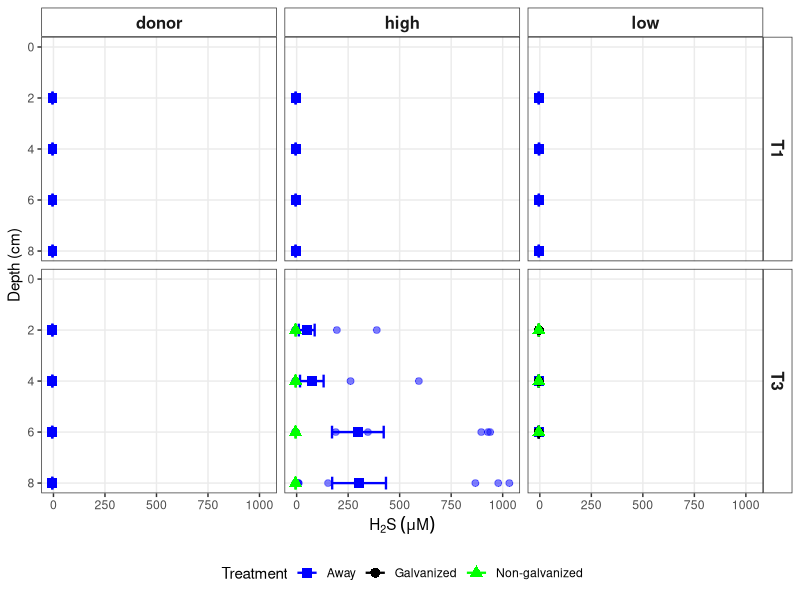

This figure's R source: (Note: this script raises an error after producing the figure.)
# Load required libraries
library(ggplot2)
library(tidyverse)

# load data
data<- read.csv("raw_data/sulfide.csv")

# Create the plot
# Load required libraries
library(ggplot2)
library(dplyr)

# First, standardize NG/ng to be consistent
data <- data %>%
  mutate(type = case_when(
    type %in% c("ng", "NG") ~ "ng",
    TRUE ~ type))

#create a columne that has unique_core_id
data <- data %>%
  mutate(unique_core_id = paste(site, time_point, core, sep = "_"))

# Create averaged data with standard error for each depth, type, site, and timepoint
data_avg <- data %>%
  group_by(site, type, depth_cm, time_point) %>%
  summarise(
    h2s_avg = mean(h2s, na.rm = TRUE),
    h2s_se = sd(h2s, na.rm = TRUE) / sqrt(n()),
    .groups = "drop")

#look at data
# Count cores for each combination
core_counts <- data %>%
  group_by(site, type, depth_cm, time_point) %>%
  summarise(n_cores = n_distinct(unique_core_id),
            .groups = 'drop')
print(core_counts)

# Or if you want to see it as a wider table
core_counts_wide <- core_counts %>%
  pivot_wider(names_from = c(time_point, type), 
              values_from = n_cores)
core_counts_wide

# Create the plot
ggplot() +
  # All individual data points (colored by type)
  geom_point(data = data, 
             aes(x = h2s, y = depth_cm, color = type), 
             size = 2, alpha = 0.5) +
  # Error bars for averages
  geom_errorbarh(data = data_avg, 
                 aes(xmin = h2s_avg - h2s_se, 
                     xmax = h2s_avg + h2s_se, 
                     y = depth_cm, 
                     color = type),
                 height = 0.5, 
                 linewidth = 0.8) +
  # Average points (shaped by type)
  geom_point(data = data_avg, 
             aes(x = h2s_avg, y = depth_cm, shape = type, color = type), 
             size = 3) +
  #add core counts
  geom_text(data = core_counts, 
            aes(x = depth_cm, y = Inf, label = paste0("n=", n_cores)),
            vjust = 1.5, size = 3, color = "black") +
  facet_grid(time_point ~ site) +
  scale_y_reverse() +
  coord_cartesian(ylim = c(max(data$depth_cm, na.rm = TRUE), 0)) +
  scale_color_manual(
    values = c("g" = "black", "ng" = "green", "away" = "blue"),
    labels = c("g" = "Galvanized", "ng" = "Non-galvanized", "away" = "Away")) +
  scale_shape_manual(
    values = c("g" = 16, "ng" = 17, "away" = 15),
    labels = c("g" = "Galvanized", "ng" = "Non-galvanized", "away" = "Away")) +
  labs(x = expression(H[2]*S~(mu*M)), 
       y = "Depth (cm)", 
       color = "Treatment", 
       shape = "Treatment") +
  theme_bw() +
  theme(
    panel.grid.minor = element_blank(),
    legend.position = "bottom",
    strip.background = element_rect(fill = "white"),
    strip.text = element_text(face = "bold", size = 12))



##only T3
# Load required libraries
library(ggplot2)
library(dplyr)

# First, standardize NG/ng to be consistent and filter for T3 only
data <- data %>%
  mutate(type = case_when(
    type %in% c("ng", "NG") ~ "ng",
    TRUE ~ type)) %>%
  filter(timepoint == "T3")  # Filter for T3 only

# Create averaged data with standard error for each depth, type, and site
data_avg <- data %>%
  group_by(site, type, depth_cm) %>%
  summarise(
    h2s_avg = mean(h2s, na.rm = TRUE),
    h2s_se = sd(h2s, na.rm = TRUE) / sqrt(n()),
    .groups = "drop"
  )

# Create the plot
ggplot() +
  # All individual data points (colored by type)
  geom_point(data = data, 
             aes(x = h2s, y = depth_cm, color = type), 
             size = 2, alpha = 0.5) +
  # Error bars for averages
  geom_errorbarh(data = data_avg, 
                 aes(xmin = h2s_avg - h2s_se, 
                     xmax = h2s_avg + h2s_se, 
                     y = depth_cm, 
                     color = type),
                 height = 0.5, 
                 linewidth = 0.8) +
  # Average points (shaped by type)
  geom_point(data = data_avg, 
             aes(x = h2s_avg, y = depth_cm, shape = type, color = type), 
             size = 3) +
  facet_wrap(~ site, ncol = 3) +
  scale_y_reverse() +
  coord_cartesian(ylim = c(max(data$depth_cm, na.rm = TRUE), 0)) +
  scale_color_manual(
    values = c("g" = "black", "ng" = "green", "away" = "blue"),
    labels = c("g" = "Galvanized", "ng" = "Non-galvanized", "away" = "Away")) +
  scale_shape_manual(
    values = c("g" = 16, "ng" = 17, "away" = 15),
    labels = c("g" = "Galvanized", "ng" = "Non-galvanized", "away" = "Away")) +
  labs(x = expression(H[2]*S~(mu*M)), 
       y = "Depth (cm)", 
       color = "Treatment", 
       shape = "Treatment") +
  theme_bw() +
  theme(
    panel.grid.minor = element_blank(),
    legend.position = "bottom",
    strip.background = element_rect(fill = "white"),
    strip.text = element_text(face = "bold", size = 14))
